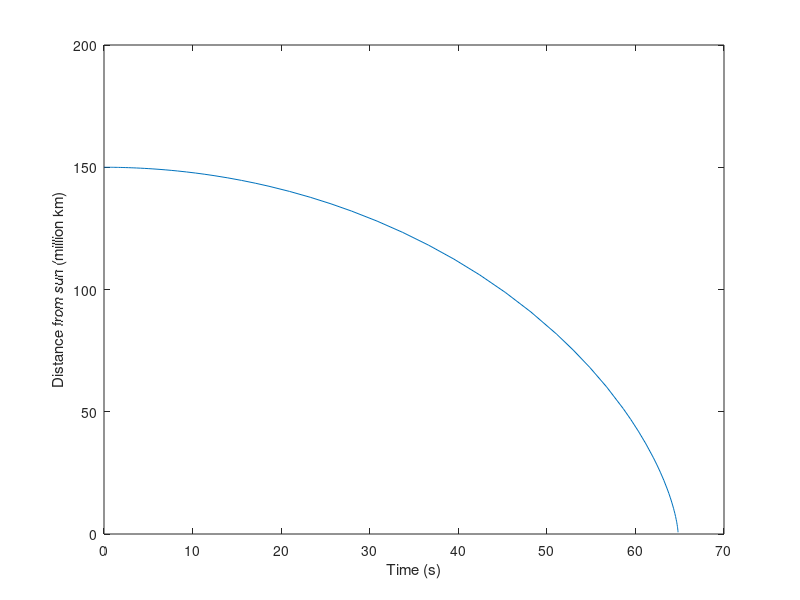

This chart was generated by the following MATLAB code:
% Simulate the Earth falling into the Sun.

function earth()
    y0 = 150e9;           % meters
    t_end = 1e7;          % seconds
    
    t = 0;
    X = [y0, 0];
    rate_func(t, X)
   
    tspan = [0, t_end];
    options = odeset('Events', @event_func);
    [T, M] = ode45(@rate_func, tspan, X, options);
    
    % convert time to days
    % convert distance to millions of km
    T = T / 60 / 60 / 24;
    Y = M(:, 1) / 1e9;
    
    plot(T, Y)
    xlabel('Time (s)')
    ylabel('Distance from sun (million km)')
    % saveas(gcf, '../../book/figs/earth.eps', 'epsc')
    
    T(end)
    M(end, :)
end

function res = rate_func(t, X)
    % unpack position and velocity
    y = X(1);      
    v = X(2);      
    
    % compute the derivatives
    dydt = v;
    dvdt = acceleration(t, X);

    % pack the derivatives into a column vector
    res = [dydt; dvdt];
end

function res = acceleration(t, X)
    G=6.674e-11;          % N / kg^2 * m^2,
    m_sun = 1.989e30;     %  kg,
    m_earth = 5.972e24;   % kg,

    y = X(1);
    f_g = -G * m_earth * m_sun / y^2;
    a_g = f_g / m_earth;
    res = a_g;
end

function [value, isterminal, direction] = event_func(t, X)
    r_earth = 6.371e6;           % meters
    r_sun = 695.508e6;           % meters
    y_final = r_sun + r_earth;
    y = X(1);
    
    value = y - y_final;
    isterminal = 1;
    direction = -1;
end